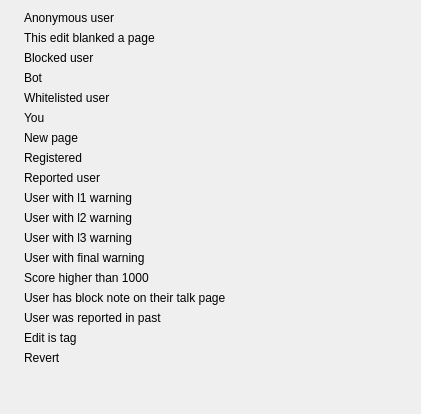
<?xml version="1.0" encoding="UTF-8"?>
<ui version="4.0">
 <class>QueueHelp</class>
 <widget class="QDialog" name="QueueHelp">
  <property name="geometry">
   <rect>
    <x>0</x>
    <y>0</y>
    <width>421</width>
    <height>414</height>
   </rect>
  </property>
  <property name="windowTitle">
   <string>Queue help</string>
  </property>
  <layout class="QVBoxLayout" name="verticalLayout">
   <item>
    <layout class="QFormLayout" name="formLayout">
     <property name="fieldGrowthPolicy">
      <enum>QFormLayout::AllNonFixedFieldsGrow</enum>
     </property>
     <item row="0" column="0">
      <widget class="QLabel" name="label">
       <property name="text">
        <string/>
       </property>
       <property name="pixmap">
        <pixmap resource="pictures.qrc">:/huggle/pictures/Resources/blob-anon.png</pixmap>
       </property>
      </widget>
     </item>
     <item row="0" column="1">
      <widget class="QLabel" name="label_2">
       <property name="text">
        <string>Anonymous user</string>
       </property>
      </widget>
     </item>
     <item row="1" column="0">
      <widget class="QLabel" name="label_3">
       <property name="text">
        <string/>
       </property>
       <property name="pixmap">
        <pixmap resource="pictures.qrc">:/huggle/pictures/Resources/blob-blanked.png</pixmap>
       </property>
      </widget>
     </item>
     <item row="1" column="1">
      <widget class="QLabel" name="label_4">
       <property name="text">
        <string>This edit blanked a page</string>
       </property>
      </widget>
     </item>
     <item row="2" column="0">
      <widget class="QLabel" name="label_5">
       <property name="text">
        <string/>
       </property>
       <property name="pixmap">
        <pixmap resource="pictures.qrc">:/huggle/pictures/Resources/blob-blocked.png</pixmap>
       </property>
      </widget>
     </item>
     <item row="2" column="1">
      <widget class="QLabel" name="label_15">
       <property name="text">
        <string>Blocked user</string>
       </property>
      </widget>
     </item>
     <item row="3" column="0">
      <widget class="QLabel" name="label_6">
       <property name="text">
        <string/>
       </property>
       <property name="pixmap">
        <pixmap resource="pictures.qrc">:/huggle/pictures/Resources/blob-bot.png</pixmap>
       </property>
      </widget>
     </item>
     <item row="3" column="1">
      <widget class="QLabel" name="label_16">
       <property name="text">
        <string>Bot</string>
       </property>
      </widget>
     </item>
     <item row="4" column="0">
      <widget class="QLabel" name="label_7">
       <property name="text">
        <string/>
       </property>
       <property name="pixmap">
        <pixmap resource="pictures.qrc">:/huggle/pictures/Resources/blob-ignored.png</pixmap>
       </property>
      </widget>
     </item>
     <item row="4" column="1">
      <widget class="QLabel" name="label_17">
       <property name="text">
        <string>Whitelisted user</string>
       </property>
      </widget>
     </item>
     <item row="5" column="0">
      <widget class="QLabel" name="label_8">
       <property name="text">
        <string/>
       </property>
       <property name="pixmap">
        <pixmap resource="pictures.qrc">:/huggle/pictures/Resources/blob-me.png</pixmap>
       </property>
      </widget>
     </item>
     <item row="5" column="1">
      <widget class="QLabel" name="label_18">
       <property name="text">
        <string>You</string>
       </property>
      </widget>
     </item>
     <item row="6" column="0">
      <widget class="QLabel" name="label_9">
       <property name="text">
        <string/>
       </property>
       <property name="pixmap">
        <pixmap resource="pictures.qrc">:/huggle/pictures/Resources/blob-new.png</pixmap>
       </property>
      </widget>
     </item>
     <item row="6" column="1">
      <widget class="QLabel" name="label_19">
       <property name="text">
        <string>New page</string>
       </property>
      </widget>
     </item>
     <item row="7" column="0">
      <widget class="QLabel" name="label_10">
       <property name="text">
        <string/>
       </property>
       <property name="pixmap">
        <pixmap resource="pictures.qrc">:/huggle/pictures/Resources/blob-none.png</pixmap>
       </property>
      </widget>
     </item>
     <item row="7" column="1">
      <widget class="QLabel" name="label_20">
       <property name="text">
        <string>Registered</string>
       </property>
      </widget>
     </item>
     <item row="8" column="0">
      <widget class="QLabel" name="label_11">
       <property name="text">
        <string/>
       </property>
       <property name="pixmap">
        <pixmap resource="pictures.qrc">:/huggle/pictures/Resources/blob-reported.png</pixmap>
       </property>
      </widget>
     </item>
     <item row="8" column="1">
      <widget class="QLabel" name="label_12">
       <property name="text">
        <string>Reported user</string>
       </property>
      </widget>
     </item>
     <item row="9" column="0">
      <widget class="QLabel" name="label_13">
       <property name="text">
        <string/>
       </property>
       <property name="pixmap">
        <pixmap resource="pictures.qrc">:/huggle/pictures/Resources/blob-warn-1.png</pixmap>
       </property>
      </widget>
     </item>
     <item row="9" column="1">
      <widget class="QLabel" name="label_21">
       <property name="text">
        <string>User with l1 warning</string>
       </property>
      </widget>
     </item>
     <item row="10" column="0">
      <widget class="QLabel" name="label_14">
       <property name="text">
        <string/>
       </property>
       <property name="pixmap">
        <pixmap resource="pictures.qrc">:/huggle/pictures/Resources/blob-warn-2.png</pixmap>
       </property>
      </widget>
     </item>
     <item row="10" column="1">
      <widget class="QLabel" name="label_22">
       <property name="text">
        <string>User with l2 warning</string>
       </property>
      </widget>
     </item>
     <item row="11" column="0">
      <widget class="QLabel" name="label_23">
       <property name="text">
        <string/>
       </property>
       <property name="pixmap">
        <pixmap resource="pictures.qrc">:/huggle/pictures/Resources/blob-warn-3.png</pixmap>
       </property>
      </widget>
     </item>
     <item row="11" column="1">
      <widget class="QLabel" name="label_27">
       <property name="text">
        <string>User with l3 warning</string>
       </property>
      </widget>
     </item>
     <item row="12" column="0">
      <widget class="QLabel" name="label_24">
       <property name="text">
        <string/>
       </property>
       <property name="pixmap">
        <pixmap resource="pictures.qrc">:/huggle/pictures/Resources/blob-warn-4.png</pixmap>
       </property>
      </widget>
     </item>
     <item row="12" column="1">
      <widget class="QLabel" name="label_28">
       <property name="text">
        <string>User with final warning</string>
       </property>
      </widget>
     </item>
     <item row="13" column="0">
      <widget class="QLabel" name="label_25">
       <property name="text">
        <string/>
       </property>
       <property name="pixmap">
        <pixmap resource="pictures.qrc">:/huggle/pictures/Resources/blob-warning.png</pixmap>
       </property>
      </widget>
     </item>
     <item row="13" column="1">
      <widget class="QLabel" name="label_29">
       <property name="text">
        <string>Score higher than 1000</string>
       </property>
      </widget>
     </item>
     <item row="14" column="0">
      <widget class="QLabel" name="label_26">
       <property name="text">
        <string/>
       </property>
       <property name="pixmap">
        <pixmap resource="pictures.qrc">:/huggle/pictures/Resources/blob-blocknote.png</pixmap>
       </property>
      </widget>
     </item>
     <item row="14" column="1">
      <widget class="QLabel" name="label_31">
       <property name="text">
        <string>User has block note on their talk page</string>
       </property>
      </widget>
     </item>
     <item row="15" column="0">
      <widget class="QLabel" name="label_30">
       <property name="text">
        <string/>
       </property>
       <property name="pixmap">
        <pixmap resource="pictures.qrc">:/huggle/pictures/Resources/blob-report.png</pixmap>
       </property>
      </widget>
     </item>
     <item row="15" column="1">
      <widget class="QLabel" name="label_32">
       <property name="text">
        <string>User was reported in past</string>
       </property>
      </widget>
     </item>
     <item row="16" column="1">
      <widget class="QLabel" name="label_33">
       <property name="text">
        <string>Edit is tag</string>
       </property>
      </widget>
     </item>
     <item row="16" column="0">
      <widget class="QLabel" name="label_34">
       <property name="text">
        <string/>
       </property>
       <property name="pixmap">
        <pixmap resource="pictures.qrc">:/huggle/pictures/Resources/blob-tag.png</pixmap>
       </property>
      </widget>
     </item>
     <item row="17" column="1">
      <widget class="QLabel" name="label_36">
       <property name="text">
        <string>Revert</string>
       </property>
      </widget>
     </item>
     <item row="17" column="0">
      <widget class="QLabel" name="label_35">
       <property name="text">
        <string/>
       </property>
       <property name="pixmap">
        <pixmap resource="pictures.qrc">:/huggle/pictures/Resources/blob-revert.png</pixmap>
       </property>
      </widget>
     </item>
    </layout>
   </item>
  </layout>
 </widget>
 <resources>
  <include location="pictures.qrc"/>
 </resources>
 <connections/>
</ui>
